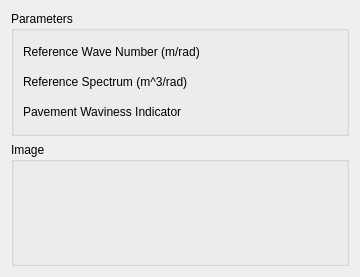
<?xml version="1.0" encoding="UTF-8"?>
<ui version="4.0">
 <class>UserLabGui::DlgGoenagaEtAl2017</class>
 <widget class="QWidget" name="UserLabGui::DlgGoenagaEtAl2017">
  <property name="geometry">
   <rect>
    <x>0</x>
    <y>0</y>
    <width>360</width>
    <height>277</height>
   </rect>
  </property>
  <property name="windowTitle">
   <string>Feature Parameters</string>
  </property>
  <property name="sizeGripEnabled" stdset="0">
   <bool>true</bool>
  </property>
  <layout class="QGridLayout" name="gridLayout">
   <item row="0" column="0">
    <widget class="QGroupBox" name="GroupBox5_3">
     <property name="title">
      <string>Parameters</string>
     </property>
     <layout class="QGridLayout" name="_3">
      <property name="leftMargin">
       <number>9</number>
      </property>
      <property name="topMargin">
       <number>9</number>
      </property>
      <property name="rightMargin">
       <number>9</number>
      </property>
      <property name="bottomMargin">
       <number>9</number>
      </property>
      <property name="spacing">
       <number>6</number>
      </property>
      <item row="1" column="0">
       <layout class="QHBoxLayout" name="horizontalLayout_6" stretch="0,0">
        <item>
         <widget class="QLabel" name="label_6">
          <property name="text">
           <string>Reference Wave Number (m/rad)</string>
          </property>
         </widget>
        </item>
        <item>
         <widget class="Gui::QuantitySpinBox" name="doubleSpinBox_ReferenceWaveNumber" native="true">
          <property name="keyboardTracking" stdset="0">
           <bool>false</bool>
          </property>
         </widget>
        </item>
       </layout>
      </item>
      <item row="2" column="0">
       <layout class="QHBoxLayout" name="horizontalLayout_6" stretch="0,0">
        <item>
         <widget class="QLabel" name="label_6">
          <property name="text">
           <string>Reference Spectrum (m^3/rad)</string>
          </property>
         </widget>
        </item>
        <item>
         <widget class="Gui::QuantitySpinBox" name="doubleSpinBox_ReferenceSpectrum" native="true">
          <property name="keyboardTracking" stdset="0">
           <bool>false</bool>
          </property>
         </widget>
        </item>
       </layout>
      </item>
      <item row="3" column="0">
       <layout class="QHBoxLayout" name="horizontalLayout_6" stretch="0,0">
        <item>
         <widget class="QLabel" name="label_6">
          <property name="text">
           <string>Pavement Waviness Indicator</string>
          </property>
         </widget>
        </item>
        <item>
         <widget class="Gui::QuantitySpinBox" name="doubleSpinBox_PavementWavinessIndicator" native="true">
          <property name="keyboardTracking" stdset="0">
           <bool>false</bool>
          </property>
          
         </widget>
        </item>
       </layout>
      </item>
     </layout>
    </widget>
   </item>
   <item row="1" column="0">
    <widget class="QGroupBox" name="GroupBox5_5">
     <property name="title">
      <string>Image</string>
     </property>
     <layout class="QGridLayout" name="_6">
      <property name="leftMargin">
       <number>9</number>
      </property>
      <property name="topMargin">
       <number>9</number>
      </property>
      <property name="rightMargin">
       <number>9</number>
      </property>
      <property name="bottomMargin">
       <number>9</number>
      </property>
      <property name="spacing">
       <number>6</number>
      </property>
      <item row="1" column="0">
       <layout class="QHBoxLayout" name="horizontalLayout_9" stretch="0">
        <item>
         <widget class="QLabel" name="label_Image">
          <property name="text">
           <string/>
          </property>
         </widget>
        </item>
       </layout>
      </item>
     </layout>
    </widget>
   </item>
  </layout>
 </widget>
 <customwidgets>
  <customwidget>
   <class>Gui::QuantitySpinBox</class>
   <extends>QWidget</extends>
   <header>Gui/QuantitySpinBox.h</header>
  </customwidget>
 </customwidgets>
 <resources/>
 <connections/>
</ui>
